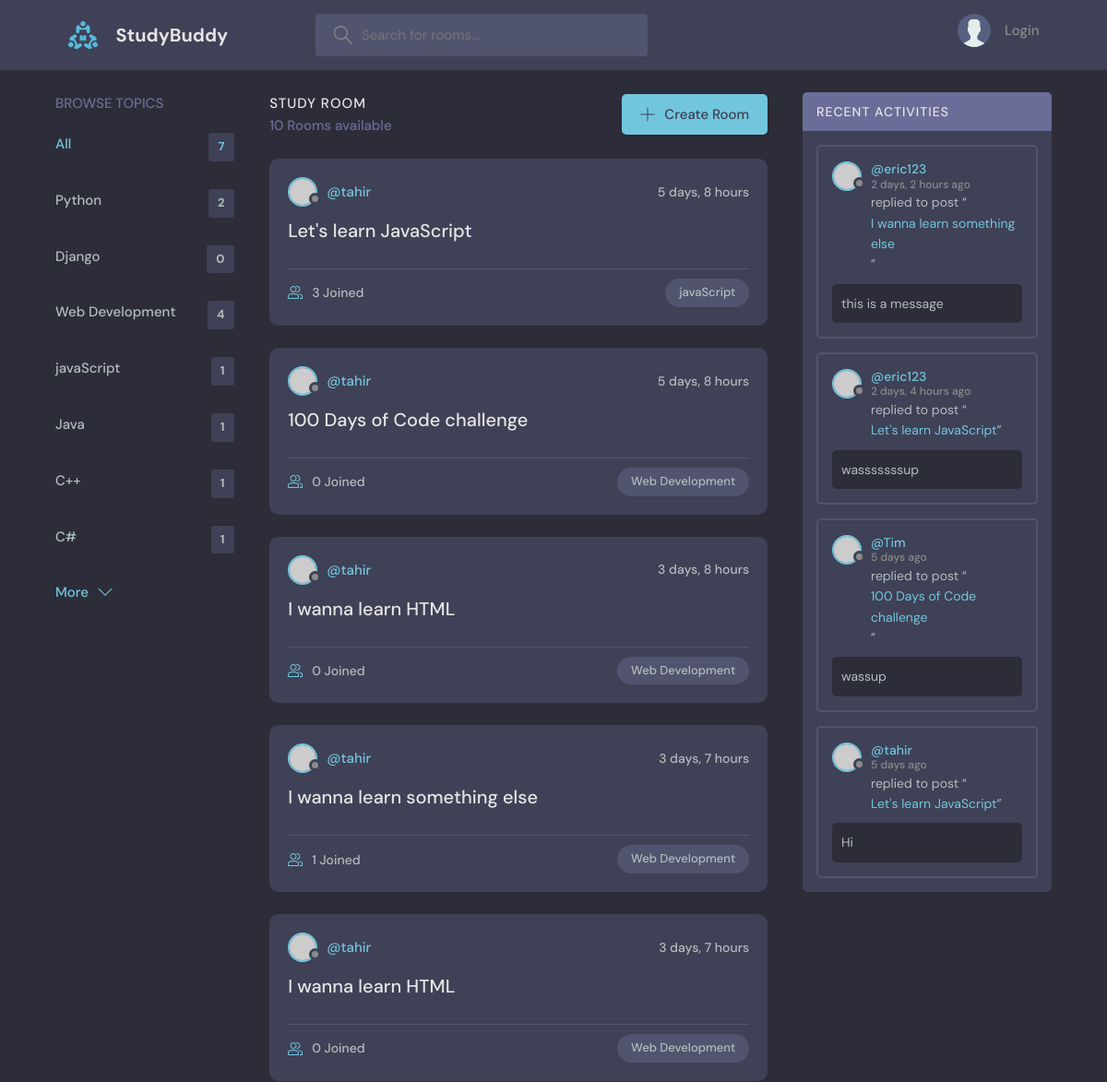
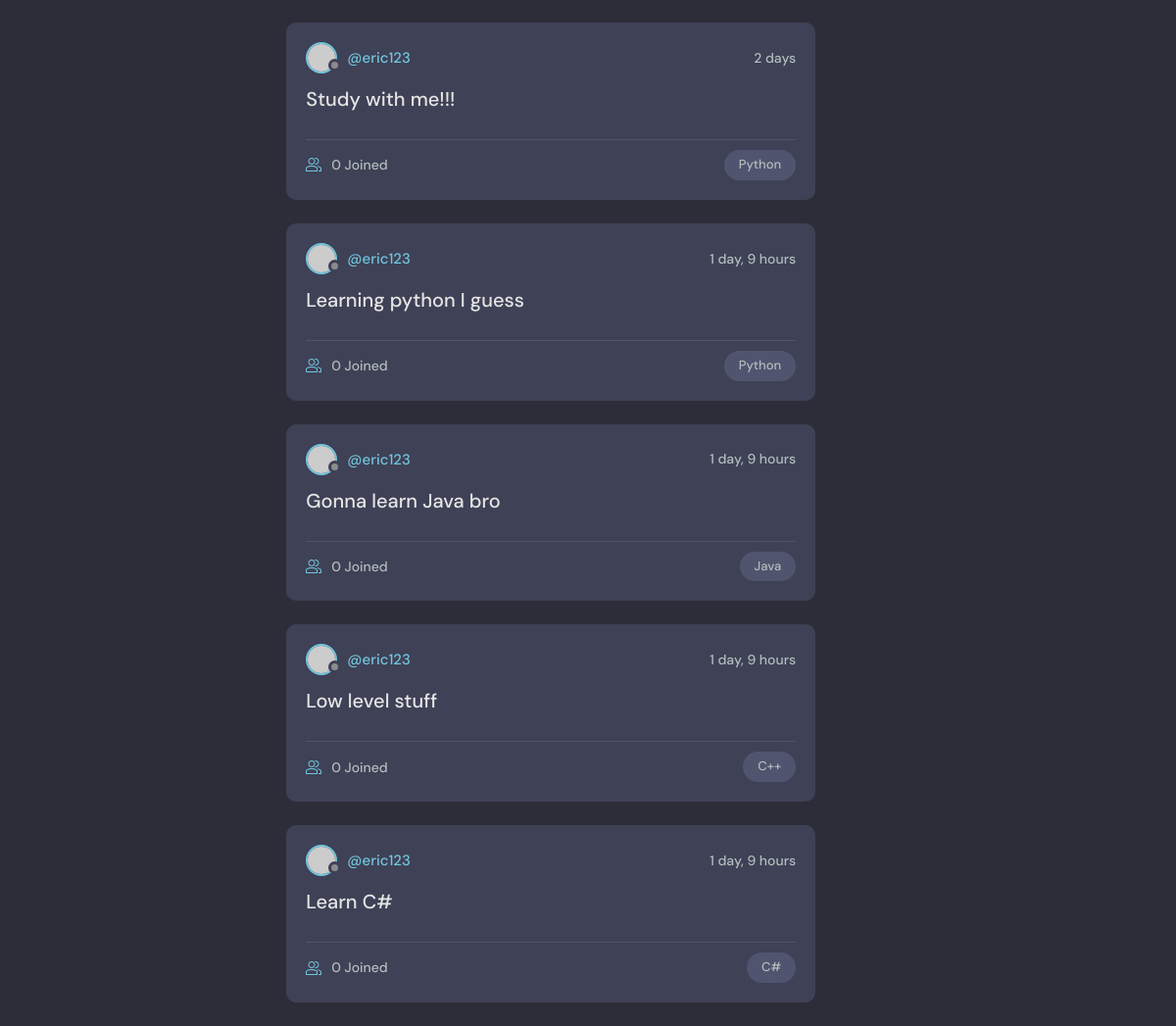
The page / on the database its author committed (2 pictures, top to bottom).
### base/models.py (models this page shows, shortened)
class Topic(models.Model):
    name = models.CharField(max_length=200)

class Room(models.Model):
    host = models.ForeignKey(User, on_delete=models.SET_NULL, null=True)
    topic = models.ForeignKey(Topic, on_delete=models.SET_NULL, null=True) # a room can only have one topic
    name = models.CharField(max_length=200)
    description = models.TextField(null=True, blank=True)   # blanks allowed
    participants = models.ManyToManyField(User, related_name='participants', blank=True)
    updated = models.DateTimeField(auto_now=True)   # timestamp for when saved
    created = models.DateTimeField(auto_now_add=True)   # timestamp for when created
    def __str__(self):
        return self.name

class Message(models.Model):
    user = models.ForeignKey(User, on_delete=models.CASCADE) # note that we are using the default django User as imported
    room = models.ForeignKey(Room, on_delete=models.CASCADE) # one to many relationship, related to Room. CASCADE - when a room is deleted, all its messages are deleted
    body = models.TextField()
    updated = models.DateTimeField(auto_now=True)   # timestamp for when saved
    created = models.DateTimeField(auto_now_add=True)   # timestamp for when created
    class Meta:
        ordering = ['-updated', '-created'] # dash is descending order

### base/views.py (the view)
# urls.py: path('', views.home, name="home"),
def home(request):
    q = request.GET.get('q') if request.GET.get('q') != None else ''
    rooms = Room.objects.filter(Q(topic__name__icontains=q) |
                                Q(name__icontains=q) |
                                Q(description__icontains=q)
                                )
    topics = Topic.objects.all()
    room_count = rooms.count()
    room_messages = Message.objects.filter(Q(room__topic__name__icontains=q)) # allows us to only see recent activity for the individual room
    context = {'rooms': rooms, 'topics': topics, 'room_count': room_count,
               'room_messages': room_messages}
    return render(request, 'base/home.html', context)

### base/templates/base/home.html (shortened to what this page needs)
{% extends 'main.html' %} {% block content %}
<main class="layout layout--3">
  <div class="container">
    {% include 'base/topics_component.html' %}
    <div class="roomList">
      <div class="roomList__header">
        <div>
          <h2>Study Room</h2>
          <p>{{room_count}} Rooms available</p>
        </div>
        <a class="btn btn--main" href="{% url 'create-room' %}">
          <svg
            version="1.1"
            xmlns="http://www.w3.org/2000/svg"
            width="32"
            height="32"
            viewBox="0 0 32 32"
          >
            <title>add</title>
            <path
              d="M16.943 0.943h-1.885v14.115h-14.115v1.885h14.115v14.115h1.885v-14.115h14.115v-1.885h-14.115v-14.115z"
            ></path>
          </svg>
          Create Room
        </a>
      </div>
      {% include 'base/feed_component.html' %}
    </div>
    {% include 'base/activity_component.html' %}
  </div>
</main>
{% endblock %}

### base/templates/base/topics_component.html
<div class="topics">
  <div class="topics__header">
    <h2>Browse Topics</h2>
  </div>
  <ul class="topics__list">
    <li>
      <a href="{% url 'home' %}" class="active">All <span>{{topics.count}}</span></a>
    </li>
    {% for topic in topics %}
    <li>
      <a href="{% url 'home' %}?q={{topic.name}}">{{topic.name}} <span>{{topic.room_set.all.count}}</span></a>
    </li>
    {% endfor %}
  </ul>
  <a class="btn btn--link" href="topics.html">
    More
    <svg
      version="1.1"
      xmlns="http://www.w3.org/2000/svg"
      width="32"
      height="32"
      viewBox="0 0 32 32"
    >
      <title>chevron-down</title>
      <path d="M16 21l-13-13h-3l16 16 16-16h-3l-13 13z"></path>
    </svg>
  </a>
</div>

### base/templates/base/feed_component.html (shortened to what this page needs)
{% for room in rooms %}
<div class="roomListRoom">
  <div class="roomListRoom__header">
    <a href="{% url 'user-profile' room.host.id %}" class="roomListRoom__author">
      <div class="avatar avatar--small">
        <img src="https://randomuser.me/api/portraits/women/11.jpg" />
      </div>
      <span>@{{room.host.username}}</span>
    </a>
    <div class="roomListRoom__actions">
      <span>{{room.created|timesince}}</span>
    </div>
  </div>
  <div class="roomListRoom__content">
    <a href="{% url 'room' room.id %}">{{room.name}}</a>
  </div>
  <div class="roomListRoom__meta">
    <a href="{% url 'room' room.id %}" class="roomListRoom__joined">
      {{room.participants.all.count}} Joined
    </a>
    <p class="roomListRoom__topic">{{room.topic.name}}</p>
  </div>
</div>
{% endfor %}

### base/templates/base/activity_component.html (shortened to what this page needs)
<div class="activities">
  <div class="activities__header">
    <h2>Recent Activities</h2>
  </div>
  {% for message in room_messages %}
  <div class="activities__box">
    <div class="activities__boxHeader roomListRoom__header">
      <a
        href="{% url 'user-profile' message.user.id %}"
        class="roomListRoom__author"
      >
        <div class="avatar avatar--small">
          <img src="https://randomuser.me/api/portraits/women/11.jpg" />
        </div>
        <p>
          @{{message.user}}
          <span>{{message.created|timesince}} ago</span>
        </p>
      </a>
    </div>
    <div class="activities__boxContent">
      <p>
        replied to post “<a href="{% url 'room' message.room.id %}">{{message.room}}</a>”
      </p>
      <div class="activities__boxRoomContent">
        {{message.body}}
      </div>
    </div>
  </div>
  {% endfor %}
</div>

### rows shown on the page
Topic: name "Python", room_set.all.count "2"
Topic: name "Django", room_set.all.count "0"
Topic: name "Web Development", room_set.all.count "4"
Topic: name "javaScript", room_set.all.count "1"
Topic: name "Java", room_set.all.count "1"
Topic: name "C++", room_set.all.count "1"
Topic: name "C#", room_set.all.count "1"
Room: host.username "tahir", created "5 days, 8 hours", name "Let's learn JavaScript", participants.all.count "3", topic.name "javaScript"
Room: host.username "tahir", created "5 days, 8 hours", name "100 Days of Code challenge", participants.all.count "0", topic.name "Web Development"
Room: host.username "tahir", created "3 days, 8 hours", name "I wanna learn HTML", participants.all.count "0", topic.name "Web Development"
Room: host.username "tahir", created "3 days, 7 hours", name "I wanna learn something else", participants.all.count "1", topic.name "Web Development"
Room: host.username "tahir", created "3 days, 7 hours", name "I wanna learn HTML", participants.all.count "0", topic.name "Web Development"
Room: host.username "eric123", created "2 days", name "Study with me!!!", participants.all.count "0", topic.name "Python"
Room: host.username "eric123", created "1 day, 9 hours", name "Learning python I guess", participants.all.count "0", topic.name "Python"
Room: host.username "eric123", created "1 day, 9 hours", name "Gonna learn Java bro", participants.all.count "0", topic.name "Java"
Room: host.username "eric123", created "1 day, 9 hours", name "Low level stuff", participants.all.count "0", topic.name "C++"
Room: host.username "eric123", created "1 day, 9 hours", name "Learn C#", participants.all.count "0", topic.name "C#"
Message: user "eric123", created "2 days, 2 hours", room "I wanna learn something else", body "this is a message"
Message: user "eric123", created "2 days, 4 hours", room "Let's learn JavaScript", body "wasssssssup"
Message: user "Tim", created "5 days", room "100 Days of Code challenge", body "wassup"
Message: user "tahir", created "5 days", room "Let's learn JavaScript", body "Hi"

### other values the page prints
{{ topics.count }} "7"
{{ room_count }} "10"
